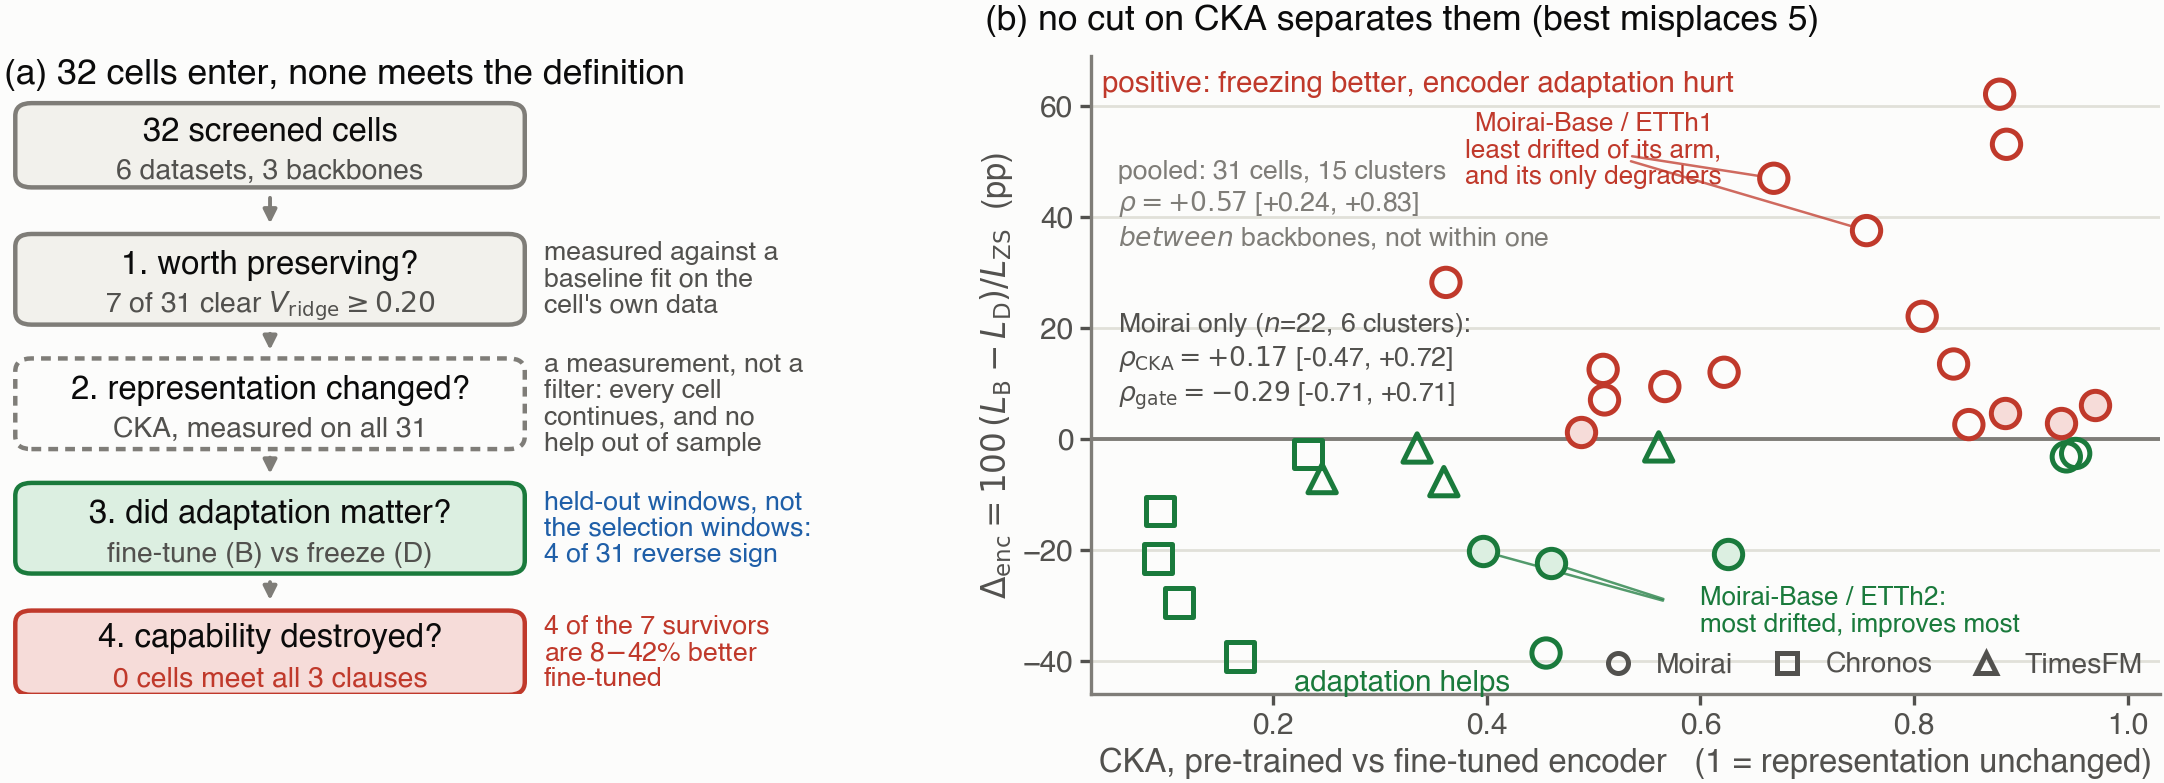

The Python source for this figure:
#!/usr/bin/env python3
"""
Fig. 1 -- the screen, and why nothing survives it.

(a) The chain as a FUNNEL, and its boxes are the paper's FOUR LAYERS, numbered as Section 1 numbers
    them so the reader can hold one hierarchy rather than two. Every box carries the count of cells
    still standing, because the paper's result is where the funnel empties, not what the chain looks
    like. 32 cells are screened; 31 of them have a selection-split gate, seven of those clear the
    inclusion criterion, and 0 meet the three-clause degradation definition. The last box is
    highlighted because that zero is the paper's claim.

    LAYER 2 IS DRAWN DASHED BECAUSE IT DOES NOT FILTER. CKA is a measurement taken on every cell, not
    a gate any cell can fail, and an earlier draft of this panel omitted it for exactly that reason --
    at which point the figure no longer contained the quantity the title is about. Drawing it solid
    would be worse than omitting it: the funnel's counts would then have to drop across it, and they
    do not. Its sub-line and its tag both say so, and the count it carries is all 31.

    WATCH THE DENOMINATOR. The gate box divides by 31, not by the 32 of the box above it:
    TimesFM/Electricity is screened but has no paired frozen-encoder run and hence no selection-split
    reference, so it can neither pass nor fail. The two numbers differing by one is deliberate and the
    body says so; 25-of-32 would be the arithmetic of a cell that was never scored.

(b) Every intervention cell as (CKA, held-out B-D) -- the paper's one sentence, drawn.

    THE X-AXIS HAS BEEN CKA, THEN THE GATE, AND IS NOW CKA AGAIN, and the round trip is worth
    recording because each move was right at the time. It was CKA while the claim was "degradation
    cells are the least drifted" and the panel drew a degradation class. The corrected gate emptied
    that class, so drawing it became indefensible and the axis moved to the gate, whose point estimate
    runs the WRONG WAY within Moirai (rho(gate, Delta_encoder) < 0: higher measured pre-trained value
    goes with encoder adaptation helping MORE). It is CKA again because the paper's title and abstract
    now state the CKA-to-outcome relation as the finding, and the figure a reader meets first has to be
    the figure of the claim. What is NOT drawn either time is a degradation class: there is none, panel
    (a)'s terminal box says so, and no marker here encodes one.
    Both correlations are still printed, the gate one included, so nothing is lost by the axis choice;
    the gate-versus-outcome scatter itself is Appendix Figure \ref{fig:gatescatter}.

    THE GATE IS SCORED ON THE SELECTION SPLIT, the y-axis on the held-out split. That is the whole
    reason the fill convention here (filled = clears the gate) is admissible: an earlier version scored
    both on the same windows, which made cell inclusion a decision taken after seeing the outcome.
    cell_matrix.GATE_SPLIT controls it, and flipping it back changes which markers are filled but not
    the sign of either correlation.

    THE FOUR LABELLED POINTS ARE THE PAPER'S RUNNING EXAMPLE, introduced in S1 and returned to in S6:
    Moirai-Base drifts LEAST on ETTh1 and is the arm's only degrading pair, and drifts MOST on ETTh2
    and improves most. They are selected by cell ref and asserted below, not eyeballed off the plot.

    THE INTERVALS ARE CLUSTERED AND THEY ARE WIDE, and the panel prints them rather than a p-value.
    An earlier version of this docstring asserted "rho = -0.52 (CI [-0.84, -0.03], excludes zero)" and
    the panel printed a matching cell-level p. Both were cell-level, and the body replaced cell-level
    intervals with intervals clustered on (backbone, dataset) in bb718d4 -- 22 Moirai cells reuse only
    6 series, so treating them as 22 independent observations understates the uncertainty. Clustered,
    neither interval excludes zero. No number is quoted in this docstring any more: the values are
    printed by the script at draw time, and a docstring that repeats them is one more place for them
    to go stale, which is exactly how the -0.52 survived the correction that invalidated it.

    History, so the change is auditable: at 23 cells this panel read "degradation cells are the least
    drifted"; the prospective arm broke that; the corrected gate then removed the degradation set
    entirely. The claim has weakened three times and the figure has followed it each time.

An earlier version of this figure was a 15-bar chart with hand-typed values, which is how it came to
silently drop a cell and aggregate four others without saying so. Every point below is read from
cell_matrix.build_rows(), the same function behind the tables and the statistics.

SIZED FOR 1:1 PLACEMENT. The ICLR textwidth is 5.5in, so this figure is authored at 5.5in and
included at width=\\linewidth. Do not shrink it in LaTeX -- every fontsize below is the size it
will actually print at.
"""
import json
import sys
from pathlib import Path

import matplotlib.pyplot as plt
from matplotlib.gridspec import GridSpec
from matplotlib.patches import FancyBboxPatch, FancyArrowPatch
from scipy import stats

sys.path.insert(0, str(Path(__file__).resolve().parent))
# The palette, the markers and the row loader are shared with the two appendix figures so that green
# means the same thing in all three; figstyle.py records why they are not defined here any more.
from figstyle import (  # noqa: E402
    ADAPT, ADAPT_F, DAMAGE, DAMAGE_F, GATE, GRID, HELDOUT, HELDOUT_F,
    INK_MUTED, INK_PRIMARY, INK_SECONDARY, MARKER, N_SCORED, N_SCREENED, SURFACE,
    backbone, intervention_rows, save,
)
sys.path.insert(0, str(Path(__file__).resolve().parent.parent / "scripts"))
import cluster_keys  # noqa: E402

# ================================================================ data
ROWS = intervention_rows()


def is_degradation(r):
    """The paper's own definition, applied here so the figure cannot disagree with the text."""
    return (r["gate"] is not None and r["gate"] >= GATE
            and r.get("forg_b") is not None and r["forg_b"] > 0 and r["forg_d"] < 0
            and r["forg_b_pos"] == r["seeds"] and r["forg_d_neg"] == r["seeds"])


# The paper's central negative result, asserted rather than trusted. If a future run produces a
# degradation cell this fails, and it SHOULD -- panel (a)'s terminal box and most of the body would
# then be wrong. The earlier count of 8 was an artefact of an unfitted linear denominator.
assert sum(is_degradation(r) for r in ROWS) == 0, \
    "a cell now meets the degradation definition -- panel (a) and the body's claim both need redoing"

# The gate follows cell_matrix.GATE_SPLIT, which is the SELECTION split: the windows the gate is
# scored on are disjoint from the held-out windows bd_test is scored on, so panel (a)'s funnel is a
# genuine screen rather than a decision made after seeing the outcome. Seven pass, not the five of
# the retrospective variant, and the two extra are ETTm2 -- which is why panel (b) is no longer
# describable as an ETTh2-only story.
PASSING = [r for r in ROWS if r["gate"] >= GATE]
assert len(PASSING) == 7, f"expected 7 gate-passing intervention cells, got {len(PASSING)}"
assert len({r["cell"].split("/")[-1].split()[0] for r in PASSING}) >= 1
# Of the seven, the ones full fine-tuning IMPROVES -- clause (ii) fails outright for these.
# UNANIMITY, NOT THE MEAN. Five of the seven have a negative mean forg_B, but one of those five
# (Moirai-Small/ETTm2 h192, -1.10%) has 3 of 5 seeds pointing the other way, so its mean improvement
# is outlier-driven and it is not a cell where "fine-tuning improves the checkpoint" is a safe thing
# to say. The body's clause-(ii) count is the unanimous one, and this figure has to use the same rule
# or the funnel and the text disagree by one cell.
IMPROVED = [r for r in PASSING if r["forg_b"] < 0 and r["forg_b_pos"] == 0]
assert len(IMPROVED) == 4, f"expected 4 unanimously improved survivors, got {len(IMPROVED)}"
assert len([r for r in PASSING if r["forg_b"] < 0]) == 5, \
    "the mean-improvement count moved; the body distinguishes it from the unanimous one"
_imp = sorted(abs(r["forg_b"]) for r in IMPROVED)

# Sign reversals between the selection split and the disjoint test split -- a measurement
# precondition, so panel (a) carries it. Counted here rather than typed, and the one-directionality
# that licenses the word "bias" is asserted, not assumed.
REVERSALS = [r for r in ROWS
             if r.get("bd_val") is not None and (r["bd_val"] > 0) != (r["bd_test"] > 0)]
assert len(REVERSALS) == 4, f"expected 4 sign reversals, got {len(REVERSALS)}"
assert all(r["bd_val"] > 0 > r["bd_test"] for r in REVERSALS), \
    "reversals are no longer all in the direction that flatters the frozen encoder"


# Within-backbone correlations. Moirai is the only arm with enough cells to ask, and pooling across
# backbones is what S5.2 forbids, so the within-Moirai number is the one this panel leads with.
#
# ROUND 8 REVERSES HALF OF THAT, AND THE PREDECESSOR'S REASONING IS LEFT STANDING ABOVE BECAUSE IT WAS
# RIGHT ABOUT THE THING IT WAS ABOUT. Printing ONLY the within-Moirai rho was defensible as long as the
# question was which number the paper reports. It is not defensible against the way the panel is
# actually read: a reviewer who knows the pooled figure is +0.567 and sees only +0.168 here reads the
# within-backbone null as special pleading, and told us so in those terms. The pooled figure is not
# suppressible by omission -- S6 states it -- so omitting it from the figure costs the credibility of
# the panel without costing the reader the number. What the panel can do, and prose cannot, is show WHY
# the two differ: the Chronos squares sit bottom-left (most drifted, adaptation helps most) and the
# Moirai circles upper-right, so the pooled association IS the gap between two backbones and the eye
# gets that in one look. So both are printed, the pooled one labelled as a between-backbone contrast
# rather than as an estimand. This is the Simpson's-paradox resolution drawn instead of asserted.
#
# INTERVALS, NOT p-VALUES, AND CLUSTERED ONES. Until 2026-09-18 this panel printed the cell-level
# Spearman p-value ("p=0.014"), which contradicted the body twice over: the body reports the
# DIRECTION and not the interval on this axis, and it reports cross-cell uncertainty clustered on
# (backbone, dataset) because the 22 Moirai cells reuse 6 series and a cell-level interval is too
# narrow. A figure quoting a cell-level p beside a body quoting a clustered CI is the paper
# disagreeing with itself in the one place a reader looks first. The clustered interval is wide, and
# printing it wide is the point.
_M = [r for r in ROWS if backbone(r) == "Moirai"]
RHO_GATE = stats.spearmanr([r["gate"] for r in _M], [r["bd_test"] for r in _M])
RHO_CKA = stats.spearmanr([r["cka"] for r in _M], [r["bd_test"] for r in _M])
_MCL = cluster_keys.clusters_for([r["cell"] for r in _M])
CI_GATE = cluster_keys.cluster_bootstrap_spearman([r["gate"] for r in _M],
                                                 [r["bd_test"] for r in _M], _MCL)
CI_CKA = cluster_keys.cluster_bootstrap_spearman([r["cka"] for r in _M],
                                                [r["bd_test"] for r in _M], _MCL)
assert RHO_GATE.statistic < 0, \
    "the gate is no longer anti-predictive; the docstring's (b) block and S5.2 both say it is"

# The pooled figure, READ FROM value_axis.json rather than recomputed for printing, and recomputed
# anyway to check it. Two directions of failure, two guards:
#   - the figure printing a number S6 does not quote. Avoided by taking the printed value from the same
#     artifact check_paper_numbers.py registers S6's numerals against (:817-823), so the panel, the
#     prose and the checker cannot hold three versions of one correlation.
#   - value_axis.json going stale against the rows this panel actually draws. Avoided by recomputing
#     rho here from ROWS and requiring agreement, which is the cross-emitter assert the checker already
#     makes between value_axis.json and clustered_inference.json (:845). The bootstrap is seeded
#     (cluster_keys.cluster_bootstrap_spearman defaults to default_rng(0)), so the interval is
#     reproducible too and is checked on the same footing as the point estimate.
_VA = json.loads((Path(__file__).resolve().parent.parent
                  / "results/value_axis.json").read_text())["correlations"]["cka_vs_denc_all"]
POOLED = (_VA["rho"], _VA["lo"], _VA["hi"], _VA["n"], _VA["clusters"])
_pooled_recomputed = cluster_keys.cluster_bootstrap_spearman(
    [r["cka"] for r in ROWS], [r["bd_test"] for r in ROWS],
    cluster_keys.clusters_for([r["cell"] for r in ROWS]))
assert _VA["n"] == len(ROWS) and _VA["clusters"] == _pooled_recomputed[4], (
    f"value_axis.json pools {_VA['n']} cells in {_VA['clusters']} clusters; this panel draws "
    f"{len(ROWS)} in {_pooled_recomputed[4]}")
assert all(abs(_VA[k] - _pooled_recomputed[i]) < 1e-12 for i, k in enumerate(("rho", "lo", "hi"))), (
    f"the pooled CKA correlation in value_axis.json ({_VA['rho']:+.4f} "
    f"[{_VA['lo']:+.4f}, {_VA['hi']:+.4f}]) disagrees with the same statistic recomputed from the "
    f"rows this panel draws ({_pooled_recomputed[0]:+.4f} [{_pooled_recomputed[1]:+.4f}, "
    f"{_pooled_recomputed[2]:+.4f}]); S6 quotes the artifact and the figure would draw the rows")
assert POOLED[0] > RHO_CKA.statistic, (
    "the pooled correlation is no longer larger than the within-Moirai one, so the panel's "
    "'between backbones, not within one' label is describing the opposite of the data")

# ---- the pre-registered out-of-sample result, drawn as layer 2's fourth tag line ------------------
# Round 9 (C1). A reviewer asked for a compact table near the front giving, per question, the estimand,
# the evidence and the conclusion. Four of its five rows are this funnel's four boxes and their tags,
# and panel (b) carries the fifth's in-sample statistics -- the ONE thing neither panel said was the
# pre-registered out-of-sample test, which is the paper's strongest evidence on exactly the claim box 2
# is about. So it goes in box 2's tag rather than into a new float, at zero page cost.
# NO NUMBERS IN THE TAG, DELIBERATELY. The tag column is ~21 characters wide at this font (the four
# tags below are 17-22 characters per line and that is the measured limit at x = 67), which is not room
# for "+0.201 -> +0.176" and its 15 folds, and round 7 deleted the caption's hand-typed copies of
# computed numbers for exactly this reason. The CLAIM is drawn and the claim is what is checked here:
# the numerals stay in the abstract and \S6, where check_paper_numbers.py registers them.
_LOCO = json.loads((Path(__file__).resolve().parent.parent
                    / "results/cka_loco.json").read_text())
assert _LOCO["n_cells"] == len(ROWS), (
    f"cka_loco.json fits {_LOCO['n_cells']} cells; this figure draws {len(ROWS)}, so the tag would "
    f"describe an analysis of a different matrix")
assert _LOCO["r2_loco"]["M3"] < _LOCO["r2_loco"]["M2"], (
    f"adding CKA no longer LOWERS leave-one-cluster-out R^2 "
    f"({_LOCO['r2_loco']['M2']:+.4f} -> {_LOCO['r2_loco']['M3']:+.4f}); box 2's tag says CKA is no "
    f"help out of sample and that is now the opposite of the record")
assert _LOCO["dr2"] < 0 and _LOCO["dr2_frac_not_helping"] > 0.5, (
    f"the deciding statistic moved: dR2={_LOCO['dr2']:+.4f} with "
    f"{_LOCO['dr2_frac_not_helping']:.2%} of draws not helping")
assert abs(_LOCO["dr2"] - (_LOCO["r2_loco"]["M3"] - _LOCO["r2_loco"]["M2"])) < 1e-12, \
    "cka_loco.json's dr2 is not the difference of its own two R^2 values"

# ---- panel (b)'s claim, computed rather than eyeballed off the plot ----------------------------
# The panel title says no cut on CKA separates the cells encoder adaptation helped from the cells it
# hurt. That is a statement about the BEST such cut, so find it: over every threshold, the best rule
# mislabels at least MISCUT of the 31 cells. Drawing a claim this cheap to check and not checking it is
# how the "-0.52 excludes zero" of the docstring above survived.
#
# BOTH ORIENTATIONS, and that is not pedantry. "Below t, adaptation helps" is the direction a
# drift-is-damage heuristic implies, but the positive rho points the other way, so scoring only one
# direction would leave the caption's claim resting on a choice a reader could reasonably reverse. The
# minimum over both is the best case ANY single-threshold rule on CKA achieves. check_paper_numbers.py
# recomputes this same minimum for the caption's number, so the two cannot drift apart.
_S = sorted(ROWS, key=lambda r: r["cka"])
_sg = [1 if r["bd_test"] > 0 else 0 for r in _S]
MISCUT = min(min(sum(_sg[:k]) + sum(1 - s for s in _sg[k:]),
                 sum(1 - s for s in _sg[:k]) + sum(_sg[k:]))
             for k in range(len(_sg) + 1))
assert MISCUT >= 4, f"a CKA threshold now separates the two regimes to within {MISCUT} cells"

# ---- the running example of S1, returned to in S6 -------------------------------------------------
# Selected by ref, never by the display string: cell_matrix's display strings are formatted two
# different ways across the arms, so a substring match on them silently drops cells.
_E1 = ("base_ETTh1_h96", "base_ETTh1_h192")
_E2 = ("base_ETTh2_h96", "base_ETTh2_h192")
RUN = {r["ref"]: r for r in ROWS if r["ref"] in _E1 + _E2}
assert len(RUN) == 4, f"expected the 4 Moirai-Base running-example cells, got {sorted(RUN)}"
_BASE = [r for r in ROWS if r["ref"].startswith("base_")]
# The three things S1 paragraph 2 asserts about this pair, in the order it asserts them.
assert sorted(_BASE, key=lambda r: -r["cka"])[:2] == [RUN[_E1[0]], RUN[_E1[1]]], \
    "the ETTh1 pair is no longer Moirai-Base's two LEAST drifted cells"
assert sorted(r["ref"] for r in _BASE
              if r["forg_b"] > 0 and r["forg_b_pos"] == r["seeds"]) == sorted(_E1), \
    "the ETTh1 pair is no longer Moirai-Base's only unanimously degrading pair"
assert sorted(_BASE, key=lambda r: r["forg_b"])[:2] == [RUN[_E2[1]], RUN[_E2[0]]], \
    "the ETTh2 pair no longer improves most within the Moirai-Base arm"
# The clustered rho must be the same point estimate the body quotes; cluster_bootstrap_spearman
# returns it from the unresampled data, so a mismatch here means the two are reading different rows.
assert abs(CI_GATE[0] - RHO_GATE.statistic) < 1e-12 and abs(CI_CKA[0] - RHO_CKA.statistic) < 1e-12, \
    "clustered and cell-level point estimates disagree -- the two are not reading the same cells"

fig = plt.figure(figsize=(5.5, 1.62), dpi=150)
fig.patch.set_facecolor(SURFACE)
gs = GridSpec(1, 2, width_ratios=[0.86, 1.14], left=0.005, right=0.985,
              top=0.99, bottom=0.005, wspace=0.30)

# ================================================================ (a) the funnel
axl = fig.add_subplot(gs[0])
axl.set_facecolor(SURFACE)
axl.set_xlim(0, 100); axl.set_ylim(0, 100); axl.axis("off")

axl.text(0, 99.5, f"(a) {N_SCREENED} cells enter, none meets the definition",
         fontsize=6.4, color=INK_PRIMARY, fontweight="bold", va="top")


def box(cy, h, title, sub, fc, ec, bold_sub=False, ls="solid"):
    axl.add_patch(FancyBboxPatch((2, cy - h / 2), 62, h,
                                 boxstyle="round,pad=0.6,rounding_size=2", linestyle=ls,
                                 linewidth=0.8, edgecolor=ec, facecolor=fc, zorder=3))
    axl.text(33, cy + (2.2 if sub else 0), title, fontsize=5.9, color=INK_PRIMARY,
             ha="center", va="center", fontweight="bold", zorder=4)
    if sub:
        axl.text(33, cy - 4.1, sub, fontsize=5.1,
                 color=ec if bold_sub else INK_SECONDARY,
                 ha="center", va="center", zorder=4,
                 fontweight="bold" if bold_sub else "normal")


def arrow(y0, y1):
    axl.add_patch(FancyArrowPatch((33, y0), (33, y1), arrowstyle="-|>", mutation_scale=5,
                                  linewidth=0.7, color=INK_MUTED, zorder=2))


def tag(cy, text, colour):
    axl.text(67, cy, text, fontsize=4.8, color=colour, ha="left", va="center",
             style="italic", linespacing=1.12, zorder=4)


box(86, 12, f"{N_SCREENED} screened cells", "6 datasets, 3 backbones", "#f2f1ec", INK_MUTED)
arrow(79.5, 72)
box(65, 13, "1. worth preserving?",
    rf"{len(PASSING)} of {N_SCORED} clear $V_{{\rm ridge}}\geq 0.20$", "#f2f1ec", INK_MUTED)
arrow(58.2, 52.2)
box(45.5, 13, "2. representation changed?",
    f"CKA, measured on all {N_SCORED}", SURFACE, INK_MUTED, ls=(0, (2.2, 1.6)))
arrow(38.8, 32.8)
box(26, 13, "3. did adaptation matter?", "fine-tune (B) vs freeze (D)", ADAPT_F, ADAPT)
arrow(19.3, 13)
# "all 3 clauses", not "every definition": Appendix \ref{app:defsensitivity} finds ONE cell under a
# weaker rung crossed with the lower threshold, so a box claiming the zero is definition-free would
# overstate what the sensitivity analysis found. The limitations section grants that in words.
box(6.5, 12, "4. capability destroyed?",
    f"{sum(is_degradation(r) for r in ROWS)} cells meet all 3 clauses",
    DAMAGE_F, DAMAGE, bold_sub=True)

# The tags carry what the box labels cannot: WHY 24 cells drop out (no advantage over a baseline fit on
# their own data, which is the screen's whole content), that layer 2 filters nothing, that layer 3 is
# scored off the selection windows, and that the survivors fail in the strongest possible direction --
# the thing that was supposed to damage them improves them.
tag(65, "measured against a\nbaseline fit on the\ncell's own data", INK_SECONDARY)
# FOUR LINES HERE, AND THE VERTICAL ROOM IS MEASURED, NOT ASSUMED. Each tag is centred on its box, so
# a fourth line grows this one by half a line in each direction: at 4.8pt with linespacing 1.12 in a
# 100-unit axis 115pt tall, a line is ~6.2 units, so this tag spans 45.5 +/- 9.3 = 36.2 to 54.8 against
# box 1's tag ending at 58 and box 3's beginning at 33. Three units of clearance at each end. A FIFTH
# line would close the gap to box 3's tag, which is why the out-of-sample result is stated without its
# numerals -- see the assert block above. Look at the .png if this is ever reworded.
tag(45.5, "a measurement, not a\nfilter: every cell\ncontinues, and no\nhelp out of sample",
    INK_SECONDARY)
tag(26, f"held-out windows, not\nthe selection windows:\n"
        f"{len(REVERSALS)} of {len(ROWS)} reverse sign", HELDOUT)
tag(6.5, f"{len(IMPROVED)} of the {len(PASSING)} survivors\nare "
         f"{_imp[0]:.0f}$-${_imp[-1]:.0f}% better\nfine-tuned", DAMAGE)

# ================================================================ (b) the scatter
axr = fig.add_subplot(gs[1])
axr.set_facecolor(SURFACE)
for sp in ("top", "right"):
    axr.spines[sp].set_visible(False)
for sp in ("left", "bottom"):
    axr.spines[sp].set_color(INK_MUTED); axr.spines[sp].set_linewidth(0.6)

axr.axhline(0, color=INK_MUTED, lw=0.7, zorder=1)
axr.grid(axis="y", color=GRID, lw=0.5, zorder=0)
axr.set_axisbelow(True)

# NO SHADED REGION AND NO VERTICAL RULE. The gate axis had both, because 0.20 is a real boundary there.
# On the CKA axis there is no boundary to draw -- that absence IS the panel's claim -- and a decorative
# band would read as one. The untrained-encoder CKA calibration is architecture-specific (S5.2) and so
# cannot be a single rule across three backbones either.
for r in ROWS:
    passes = r["gate"] >= GATE
    helps = r["bd_test"] < 0
    ec = ADAPT if helps else DAMAGE
    fc = (ADAPT_F if helps else DAMAGE_F) if passes else "none"
    axr.scatter(r["cka"], r["bd_test"], s=26, marker=MARKER[backbone(r)],
                facecolor=fc, edgecolor=ec, linewidth=0.9, zorder=4)

axr.set_xlim(0.03, 1.03)
axr.set_ylim(-46, 69)
axr.set_xticks([0.2, 0.4, 0.6, 0.8, 1.0])
# "1 = unchanged" rather than "higher = less drift": the reader has to know which end of this axis the
# forgetting literature would call catastrophic, and the number 1 says it without a second clause.
axr.set_xlabel("CKA, pre-trained vs fine-tuned encoder   (1 = representation unchanged)",
               fontsize=5.9, color=INK_SECONDARY, labelpad=1.5)
# Review S18: the panel has to be readable without S3, so the y axis carries the estimand itself
# rather than the shorthand "B-D". Written out as in Equation 1 -- per-seed mean of the normalised
# difference -- and the sign is glossed in the panel by the two labels below rather than in the caption.
axr.set_ylabel(r"$\Delta_{\mathrm{enc}} = 100\,(L_{\mathrm{B}}-L_{\mathrm{D}})/L_{\mathrm{ZS}}$  (pp)",
               fontsize=5.9, color=INK_SECONDARY, labelpad=1.5)
axr.tick_params(labelsize=5.4, colors=INK_SECONDARY, length=2, width=0.6, pad=1.2)

axr.text(-0.10, 1.03, f"(b) no cut on CKA separates them (best misplaces {MISCUT})",
         transform=axr.transAxes, fontsize=6.4, color=INK_PRIMARY, fontweight="bold", va="bottom")
axr.text(0.01, 0.955, "positive: freezing better, encoder adaptation hurt",
         transform=axr.transAxes,
         fontsize=5.3, color=DAMAGE, ha="left", va="center")
# Not the bottom-left corner, where it lands on the Chronos cells: the four most-drifted cells in the
# matrix are all down there, which is the same crowding that makes the panel's point.
axr.text(0.22, -44, "adaptation helps", fontsize=5.3, color=ADAPT, ha="left", va="center")
# The gate rho stays printed even though the gate is off the axis: it is the number S5.2 reports, and
# dropping it with the axis would make this panel quieter than the body it illustrates.
axr.text(0.055, 14,
         f"Moirai only ($n$={len(_M)}, {CI_CKA[4]} clusters):\n"
         rf"$\rho_{{\rm CKA}}={CI_CKA[0]:+.2f}$ [{CI_CKA[1]:+.2f}, {CI_CKA[2]:+.2f}]" "\n"
         rf"$\rho_{{\rm gate}}={CI_GATE[0]:.2f}$ [{CI_GATE[1]:+.2f}, {CI_GATE[2]:+.2f}]",
         fontsize=4.8, color=INK_SECONDARY, ha="left", va="center", linespacing=1.25)
# The pooled figure, ABOVE the within-backbone block and labelled with what it is. The two rhos have to
# be read against each other, so they cannot be separated into figure and caption.
#
# THREE LINES, NOT TWO, AND THAT IS THE WHOLE PLACEMENT CONSTRAINT. The pocket this text sits in is
# y in [+36, +48] at x < 0.52: bounded below by the lone cell at (0.36, +28), above by nothing until the
# red axis label at y = +63, and on the RIGHT by the ETTh1 annotation, whose third line starts at
# x = 0.55 at exactly this height with its leader descending through x in [0.62, 0.76] just below.
# Measured at this font: 0.0158 x-units per character from x = 0.055, so 29 characters is the budget for
# the top line and ~33 for the others. The first draft put the count and the interval on ONE line -- 57
# characters, running to x = 0.68 -- and the closing bracket came out struck through by that leader; the
# second wrapped to two and the top line still touched the red text. Hence three lines, and the first
# says "pooled:" rather than "pooled," with a trailing colon to buy the two characters that clear it.
# DO NOT rejoin these lines. If a records change moves the lone cell or the annotation group this text
# will collide with one of them, which is a thing to LOOK at the .png for, not something an assert
# can catch.
axr.text(0.055, 42,
         rf"pooled: {POOLED[3]} cells, {POOLED[4]} clusters" "\n"
         rf"$\rho={POOLED[0]:+.2f}$ [{POOLED[1]:+.2f}, {POOLED[2]:+.2f}]" "\n"
         r"$\it{between}$ backbones, not within one",
         fontsize=4.8, color=INK_MUTED, ha="left", va="center", linespacing=1.25)

# Section 1's running example, drawn as two leader-line groups rather than four point labels: the pair
# is the unit of the argument -- same backbone, two datasets, opposite lessons -- and four separate
# labels at this size would read as four unrelated cells.
def group(refs, tx, ty, text, colour, ha="center"):
    axr.text(tx, ty, text, fontsize=4.7, color=colour, ha=ha, va="center", linespacing=1.15,
             zorder=5)
    for k in refs:
        axr.annotate("", xy=(RUN[k]["cka"], RUN[k]["bd_test"]), xytext=(tx, ty),
                     arrowprops=dict(arrowstyle="-", color=colour, lw=0.45, alpha=0.75,
                                     shrinkA=7, shrinkB=3), zorder=3)


group(_E1, 0.50, 52, "Moirai-Base / ETTh1\nleast drifted of its arm,\nand its only degraders", DAMAGE)
group(_E2, 0.60, -31, "Moirai-Base / ETTh2:\nmost drifted, improves most", ADAPT, ha="left")

handles = [plt.Line2D([], [], marker=m, linestyle="none", markersize=3.6,
                      markerfacecolor="none", markeredgecolor=INK_SECONDARY,
                      markeredgewidth=0.9, label=b) for b, m in MARKER.items()]
# ONE ROW, BOTTOM RIGHT. A stacked legend is ~27 pp of this y-axis tall and there is no column of empty
# plane that deep left on the CKA axis; laid out in three columns it needs only the strip below
# y = -35, where the lowest high-CKA cell sits 30 pp above it. The old upper-left pocket is now the
# rho block.
leg = axr.legend(handles=handles, fontsize=5.1, loc="center right", ncol=3,
                 bbox_to_anchor=(1.0, 0.045), frameon=False, columnspacing=0.9,
                 handletextpad=0.35, borderpad=0.1, labelspacing=0.25)
for t in leg.get_texts():
    t.set_color(INK_SECONDARY)

out = save(fig, Path(__file__).with_name("fig1_diagnostic_flow.png"))
print(f"wrote {out} and .pdf  ({len(ROWS)} cells, {len(PASSING)} gate-passing, "
      f"{sum(is_degradation(r) for r in ROWS)} degradation, {len(REVERSALS)} reversals)")
